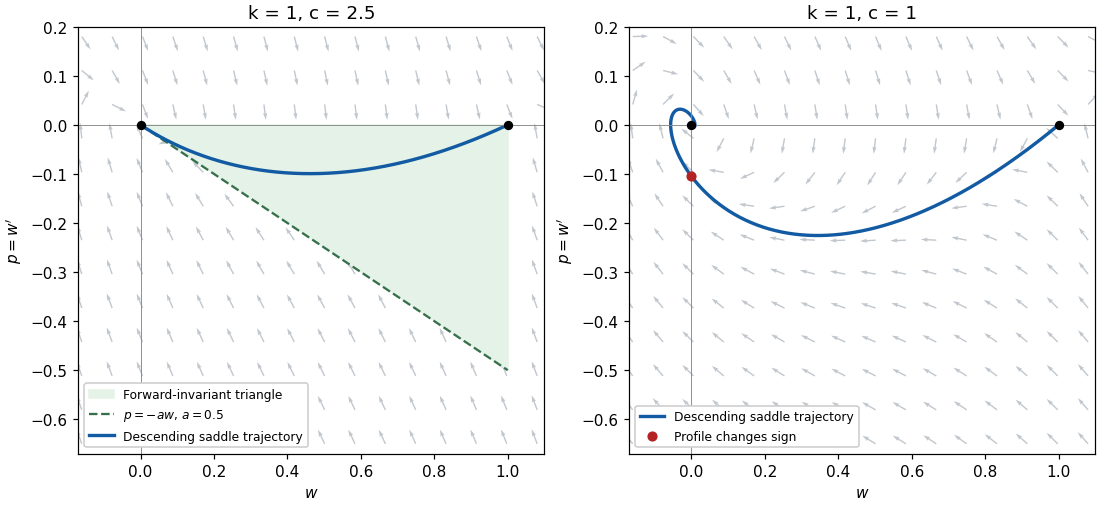

Source code (Python):
"""Fisher front phase planes; Python 3.14, NumPy 2.3.5, Matplotlib 3.10.7.

Write an opaque PNG basename to the caller's CWD. Honour caller MPLCONFIGDIR.
"""

import numpy as np
import matplotlib

matplotlib.use("Agg")
import matplotlib.pyplot as plt


def trajectory(c, dt=0.02, duration=65):
    r = (-c + np.sqrt(c * c + 4)) / 2
    state = np.array([1 - 1e-5, -r * 1e-5])
    points = [state.copy()]

    def rhs(x):
        w, p = x
        return np.array([p, -c * p - w * (1 - w)])

    for _ in range(round(duration / dt)):
        a = rhs(state)
        b = rhs(state + dt * a / 2)
        d = rhs(state + dt * b / 2)
        e = rhs(state + dt * d)
        state = state + dt * (a + 2 * b + 2 * d + e) / 6
        points.append(state.copy())
    return np.array(points)


def main():
    fig, axes = plt.subplots(1, 2, figsize=(10, 4.6), layout="constrained")
    fig.patch.set_facecolor("white")
    for ax, c in zip(axes, [2.5, 1.0]):
        ax.set_facecolor("white")
        xx, yy = np.meshgrid(np.linspace(-0.16, 1.08, 16),
                             np.linspace(-0.65, 0.18, 13))
        vx, vy = yy, -c * yy - xx * (1 - xx)
        norm = np.maximum(np.hypot(vx, vy), 1e-12)
        ax.quiver(xx, yy, vx / norm, vy / norm, color="#adb5bd",
                  alpha=0.75, scale=30, width=0.003)
        if c > 2:
            a = (c - np.sqrt(c * c - 4)) / 2
            ax.fill([0, 1, 1], [0, 0, -a], color="#e4f2e7",
                    label="Forward-invariant triangle")
            ax.plot([0, 1], [0, -a], "--", color="#35704a",
                    label=r"$p=-aw$, $a=0.5$")
        points = trajectory(c)
        ax.plot(points[:, 0], points[:, 1], color="#125ba3", lw=2.2,
                label="Descending saddle trajectory")
        if c < 2:
            crossing = np.flatnonzero(points[:, 0] < 0)[0]
            ax.scatter(*points[crossing], color="#b42323", s=32, zorder=5,
                       label="Profile changes sign")
        ax.scatter([0, 1], [0, 0], color="black", s=26, zorder=5)
        ax.axhline(0, color="#888888", lw=0.6)
        ax.axvline(0, color="#888888", lw=0.6)
        ax.set(xlim=(-0.17, 1.1), ylim=(-0.67, 0.2), xlabel=r"$w$",
               ylabel=r"$p=w'$", title=f"k = 1, c = {c:g}")
        ax.legend(loc="lower left", fontsize=8, framealpha=1)
    fig.savefig("paper-64-phase-plane.png", dpi=110, facecolor="white",
                transparent=False)
    plt.close(fig)


if __name__ == "__main__":
    main()
